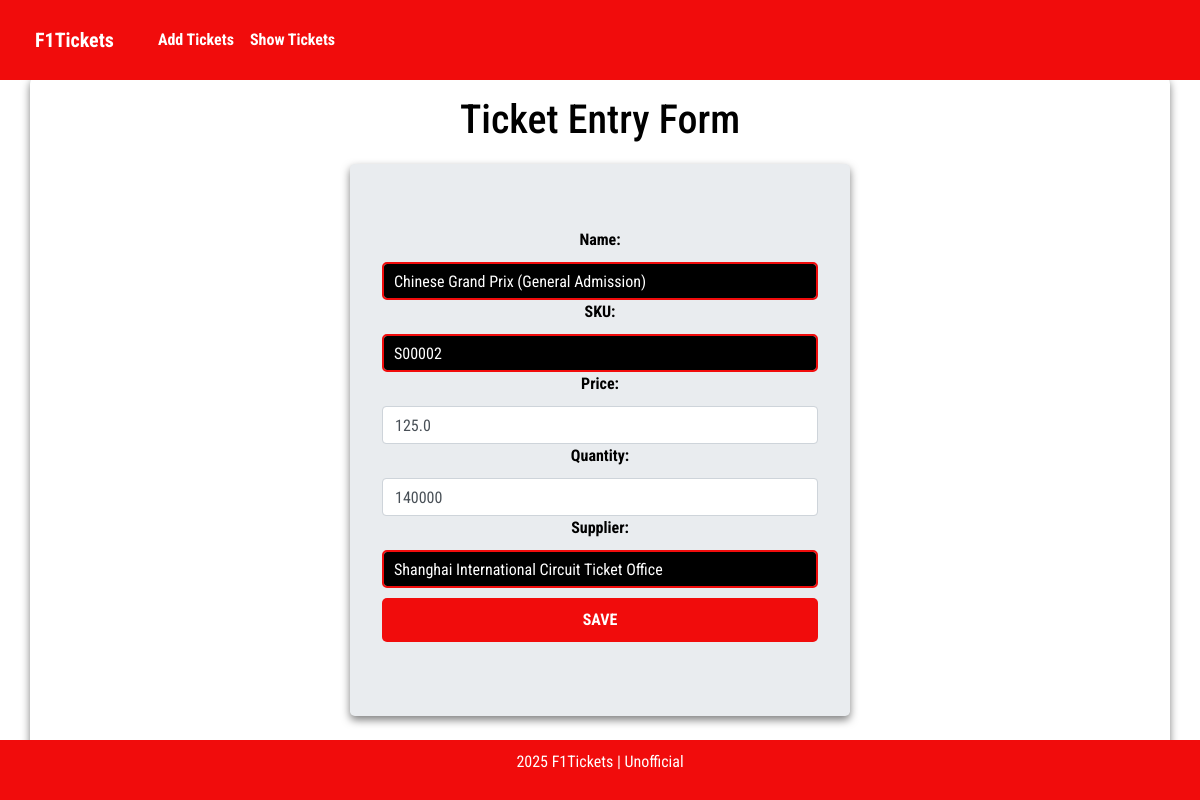
The app's page /update/2/ with its own data.
### f1ticketsapp/models.py (models this page shows, shortened)
class Product(models.Model):
    product_id = models.AutoField(primary_key=True)
    name = models.CharField(max_length=100)
    sku = models.CharField(max_length=50, unique = True)
    price = models.FloatField()
    quantity = models.IntegerField()
    supplier = models.CharField(max_length=100)

### f1ticketsapp/views.py (the view)
# urls.py: path('update/<int:product_id>/', views.product_update_view, name="product_update"),
def product_update_view(request, product_id):
    product = Product.objects.get(product_id=product_id)
    form = ProductForm(instance=product)
    if request.method == "POST":
        form = ProductForm(request.POST,instance=product)
        if form.is_valid():
            form.save()
            return redirect('product_list')
    return render(request, 'invApp/product_form.html', {'form':form})

### f1ticketsapp/inventoryform.py
class ProductForm(forms.ModelForm):
    class Meta:
        model = Product
        fields = '__all__'
        labels = {
            'product_id': 'Product_ID',
            'name': 'Name',
            'sku': 'SKU',
            'price': 'Price',
            'quantity': 'Quantity',
            'supplier': 'Supplier',
        }
        widgets = {
            'product_id':forms.NumberInput(
                attrs={'placeholder':'e.g 1', 'class':'form-control'}),
            'name':forms.TextInput(
                attrs={'placeholder':'e.g Australian Grand Prix (General Admission)', 'class':'form-control'}),
            'sku':forms.TextInput(
                attrs={'placeholder':'e.g S00001', 'class':'form-control'}),
            'price':forms.NumberInput(
                attrs={'placeholder':'e.g 200.00', 'class':'form-control'}),
            'quantity':forms.NumberInput(
                attrs={'placeholder':'e.g 110,000', 'class':'form-control'}),
            'supplier':forms.TextInput(
                attrs={'placeholder':'e.g Albert Park Circuit Ticket Office', 'class':'form-control'}),
        }

### f1ticketsapp/templates/invApp/product_form.html (shortened to what this page needs)
{% extends "invApp/layout.html" %}
{% block content %}
<h1 class="text-center">Ticket Entry Form</h1>
<form method="POST" class="jumbotron">
    {{form}}
    <button class="btn red-btn btn-success btn-block" type="submit">Save</button>
</form>
{% endblock %}

### f1ticketsapp/static/css/styles.css (style rules this page uses)
body { font-family: 'Roboto Condensed', sans-serif; }
h1, h2 { text-align: center; }
form { padding: 20px; border-radius: 8px; box-shadow: 0 4px 8px rgba(0, 0, 0, 0.5); margin-top: 20px; width: 500px; margin-left: auto; margin-right: auto; display: flex; flex-direction: column; justify-content: flex-start; }
input, textarea { width: 100%; padding: 10px; margin-top: 10px; border-radius: 5px; font-size: 16px; line-height: 1.5; box-sizing: border-box; display: block; }
button, .indexbtn { border: none; padding: 10px 20px; font-size: 16px; cursor: pointer; transition: 0.3s; border-radius: 5px; text-transform: uppercase; margin: 10px 0; }
.red-btn { background-color: #f10c0c; color: white; border: none; padding: 10px 20px; text-transform: uppercase; font-weight: bold; border-radius: 5px; transition: 0.3s; text-decoration: none; }
input[type="text"], input[type="password"] { width: 100%; padding: 10px; border: 2px solid #f10c0c; border-radius: 5px; background-color: black; color: white; }
form label { display: block; margin-bottom: 5px; font-weight: bold; }
input[type="text"], input[type="password"], input[type="email"] { width: 100%; padding: 10px; border: 2px solid #f10c0c; border-radius: 5px; background-color: black; color: white; }
button[type="submit"] { width: 100%; }

### f1ticketsapp/templates/invApp/layout.html (style rules this page uses)
body { padding-top: 56px; background-color: #ffffff; color: #000000; }

### records on screen
Product: name "Chinese Grand Prix (General Admission)", sku "S00002", price "125.0", quantity "140000", supplier "Shanghai International Circuit Ticket Office"
